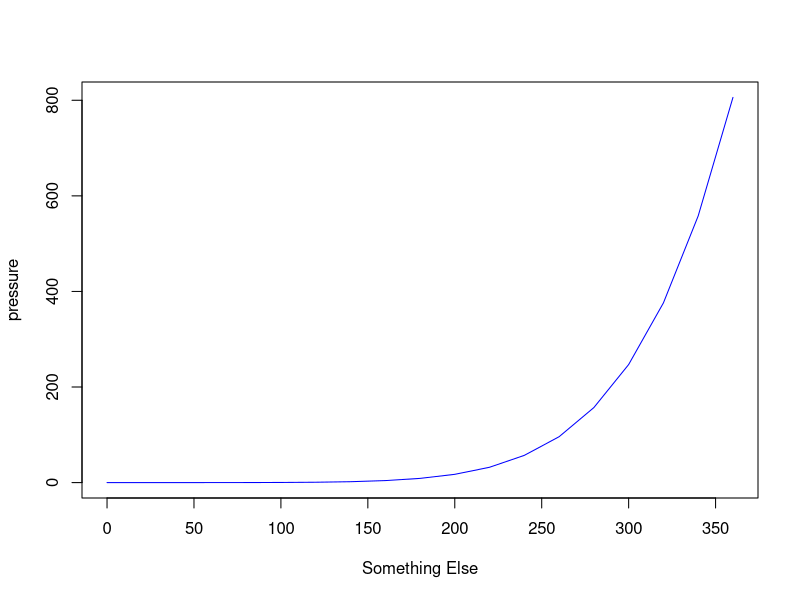

This chart was generated by the following R code:
## ---- chunk 1
knitr::opts_chunk$set(echo = TRUE)
## ---- chunk 2
summary(cars)
## ---- chunk 3
plot(pressure, xlab="Something Else", col="blue", typ="l")
